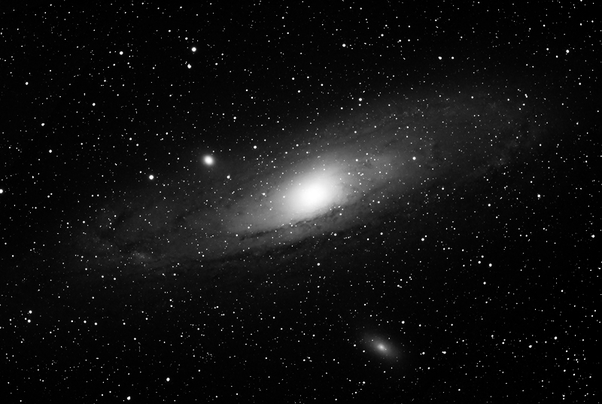
#> input picture AB2/Lista de Exercícios/1.png, 602 x 404 px, found by its file name
$ python main.py
#> lines starting #> are read from the running program, lines starting #| are printed output that depends on the picture
import cv2
import numpy as np
import matplotlib.pyplot as plt

folder = "home/horacio/Documentos/4-PROCESSAMENTO_DE_IMAGENS-8-/AB2/Questões_de_revisão"


def do_nothing(x):
    pass


# [45 lines left out: functions create2DGaussian, reconstruct, color_thresholding, not called in this run]


# %%  Primeira Questao
import os
import cv2
import numpy as np
import matplotlib.pyplot as plt

folder = "home/horacio/Documentos/4-PROCESSAMENTO_DE_IMAGENS-8-/AB2/Questões_de_revisão"
#
#img = cv2.imread(folder + '1.png', cv2.IMREAD_GRAYSCALE)

img = cv2.imread(os.path.join(folder,'1.png'), cv2.IMREAD_GRAYSCALE)
#> img is the input picture: shape (404, 602); min 0, max 255, mean 17.2

opened = cv2.morphologyEx(img, cv2.MORPH_OPEN, cv2.getStructuringElement(cv2.MORPH_ELLIPSE, (3, 3)), iterations=2)
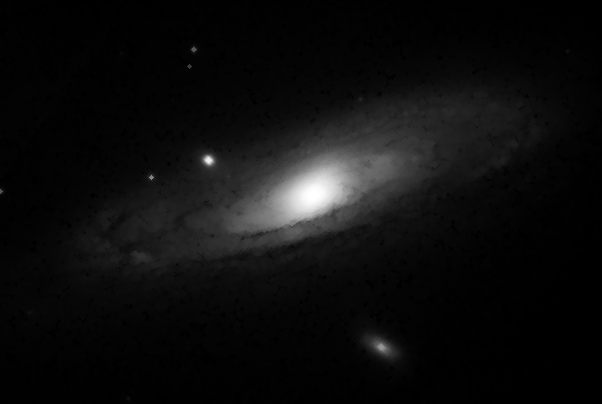
#> opened: shape (404, 602); min 0, max 255, mean 13.5

result = img - opened
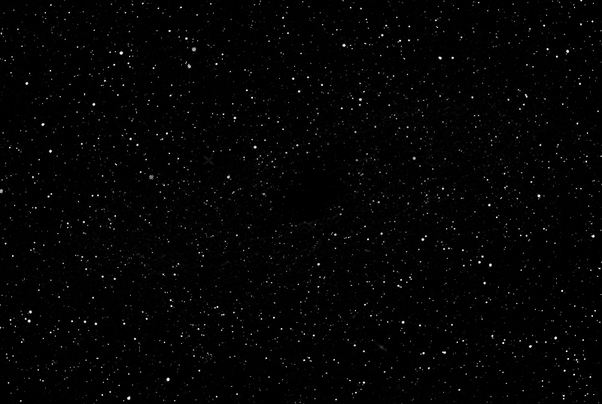
#> result: shape (404, 602); min 0, max 255, mean 3.7

cv2.imshow("Original", img)
cv2.imshow("Opened", opened)
cv2.imshow("Result", result)
cv2.waitKey(0)
cv2.destroyAllWindows()
# %%  Segunda Questao

img = cv2.imread(folder + '2.png', cv2.IMREAD_GRAYSCALE)

#> (the run stopped early here; a loop or call above may not have finished)

$ run again, with AB2/Lista de Exercícios/3.png copied over AB2/Lista de Exercícios/1.png
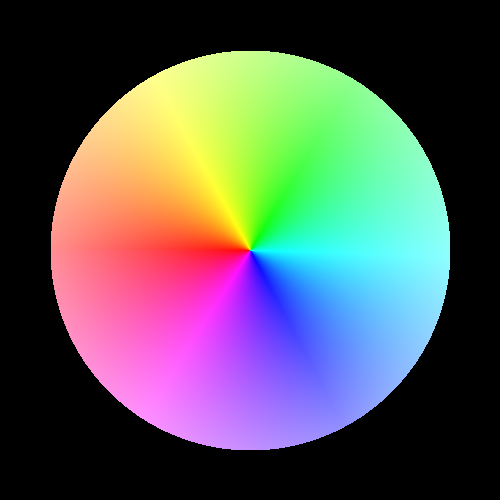
#> input picture AB2/Lista de Exercícios/3.png, 500 x 500 px, found by its file name
#> `img = cv2.imread(os.path.join(folder,'1.png'), cv2.IMREAD_GRAYSCALE)`:
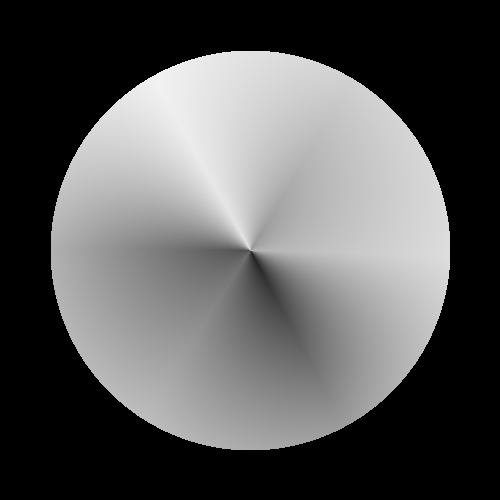
#> img: shape (500, 500); min 0, max 242, mean 88.1
